Frame 1 (no input): blank canvas, image omitted
Frame 60 (the mouse pressed at the canvas centre just before this capture): blank canvas, image omitted
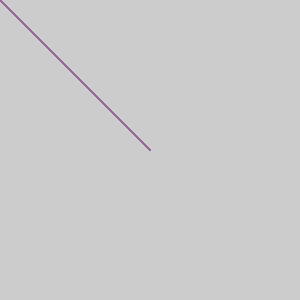
Frame 120 (the mouse held since frame 60 and released just before this capture)

The Processing sketch whose frames 1 and 60 were blank and that drew this single picture after the mouse press (run headless with seeded random() and noise(); from frame 60 on, the mouse is pressed at the canvas centre):

// Processing sketch: processing_181678
// ── processing_181678.pde

void setup() {
size(300,300);
}


void draw()
{
stroke(mouseX,100,mouseY);
line(0, 0, mouseX, mouseY);
}
